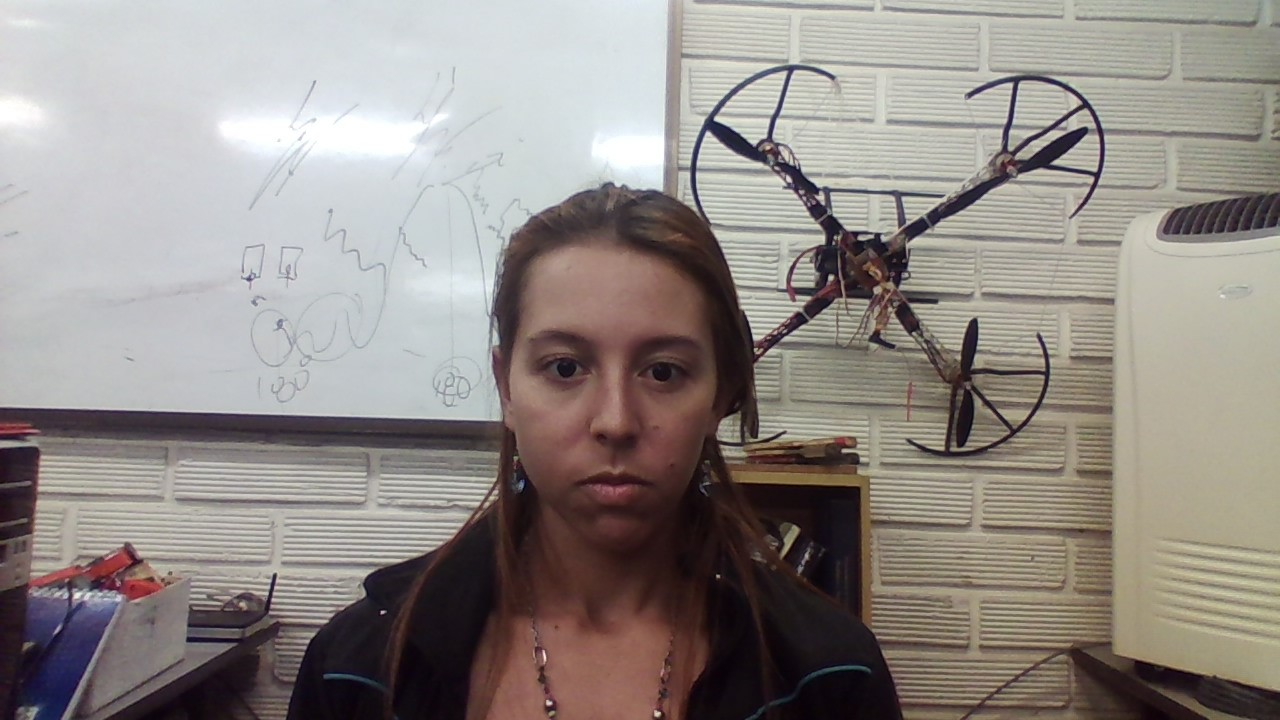
#> input picture Original/0.enojo2__paulat.jpg.jpg, 1280 x 720 px, found by its file name; its folder holds 4 pictures in this run
$ python cropper.py   (older library calls are emulated)
#> lines starting #> are read from the running program, lines starting #| are printed output that depends on the picture
import cv2
from datetime import datetime
import os

cascade_path = "/home/experimentality/openCV/opencv/data/haarcascades/"
cascade = "haarcascade_frontalface_alt.xml"
cropping_path = "/home/experimentality/Documents/Inteligencia/final_inteligencia/Cropped/"
original = "/home/experimentality/Documents/Inteligencia/final_inteligencia/Original/"
validator = "/home/experimentality/Documents/Inteligencia/final_inteligencia/Validation/"

face = cv2.CascadeClassifier(cascade_path + cascade)

settings = {
    'scaleFactor': 1.1,
    'minNeighbors': 3,
    # 'flags': cv2.cv.CV_HAAR_FIND_BIGGEST_OBJECT | cv2.cv.CV.HAAR_DO_ROUGH_SEARCH  # OpenCV 2
    'flags': cv2.CASCADE_FIND_BIGGEST_OBJECT | cv2.CASCADE_DO_ROUGH_SEARCH,  # OpenCV 3
    'minSize': (40, 40)
}


def crop_face(face, box, n, label):
    # Box = [x y w h]
    cropped = face[box[1]:box[1] + box[3], box[0]:box[0] + box[2]]  # First Y coords, then X coords.
    cropped = cv2.cvtColor(cropped,cv2.COLOR_BGR2HSV) #Convierto a HSV
    cropped = cv2.resize(cropped, (120, 120))

    crop_name = cropping_path + label + '.' + datetime.now().isoformat() + "_face_" + str(n) + ".png"
    cv2.imwrite(crop_name, cropped)


###########################################################

for imagePath in os.listdir(original): # Take original pics, detect faces and save croppings.
    # load the image and extract the class label (assuming that our
    # path as the format: /path/to/dataset/{class}.{image_num}.jpg
    image = cv2.imread(original + imagePath)
#> image is the input picture: shape (720, 1280, 3); mean B, G, R 134.6, 138.9, 145.7
    label = imagePath.split(os.path.sep)[-1].split(".")[0]

    detected = face.detectMultiScale(image, **settings)  # Returns list of rectangles in the image.
#> detected = [[483, 266, 258, 258]]

    print(detected)
#| [[483 266 258 258]]
    if len(detected):
        n = 1
        for faces in detected:
            crop_face(image, faces, n, label)

            n += 1
#> this loop made 1 pass
#> (faces, n) on pass 1: ([483, 266, 258, 258], 2)
#> pass 1, in crop_face, `cropped = face[box[1]:box[1] + box[3], box[0]:box[0] + box[2]]`:
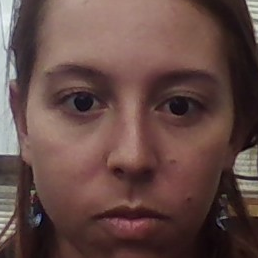
#> cropped: shape (258, 258, 3); mean B, G, R 69.4, 73.7, 100.1
#> after the loop, n = 2

    else:
        print('No faces found')
#> pass 2 of the loop `for imagePath in os.listdir(original):`:
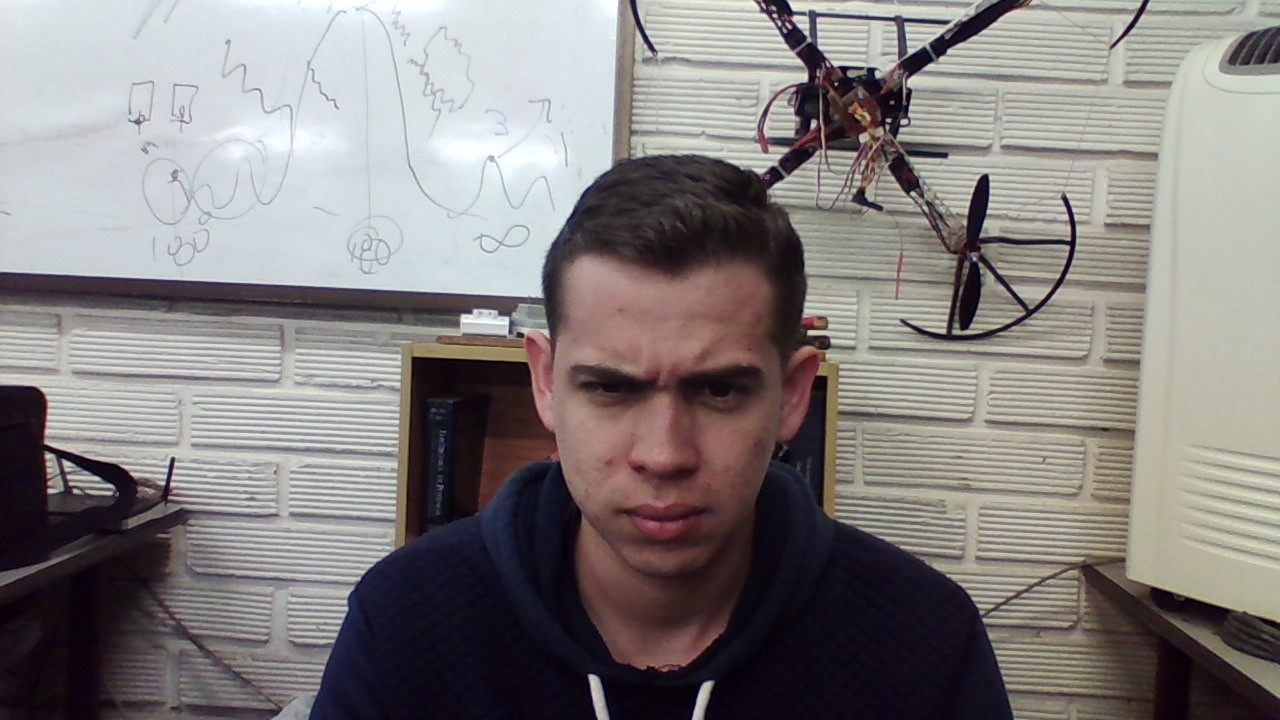
#> input picture Original/0.enojo2_faber.jpg.jpg, 1280 x 720 px, found by its file name
#> image is the input picture: shape (720, 1280, 3); mean B, G, R 126.7, 127.3, 132.1
#> detected = [[522, 284, 286, 286]]
#| [[522 284 286 286]]
#> the loop `for faces in detected:` made 1 pass
#> (faces, n) on pass 1: ([522, 284, 286, 286], 2)
#> pass 1, in crop_face (call 2), `cropped = face[box[1]:box[1] + box[3], box[0]:box[0] + box[2]]`:
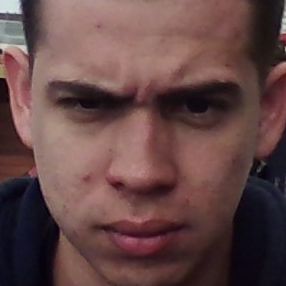
#> cropped: shape (286, 286, 3); mean B, G, R 70.6, 71.3, 100.3
#> after the loop `for faces in detected:`: n = 2
#> pass 3 of the loop `for imagePath in os.listdir(original):`:
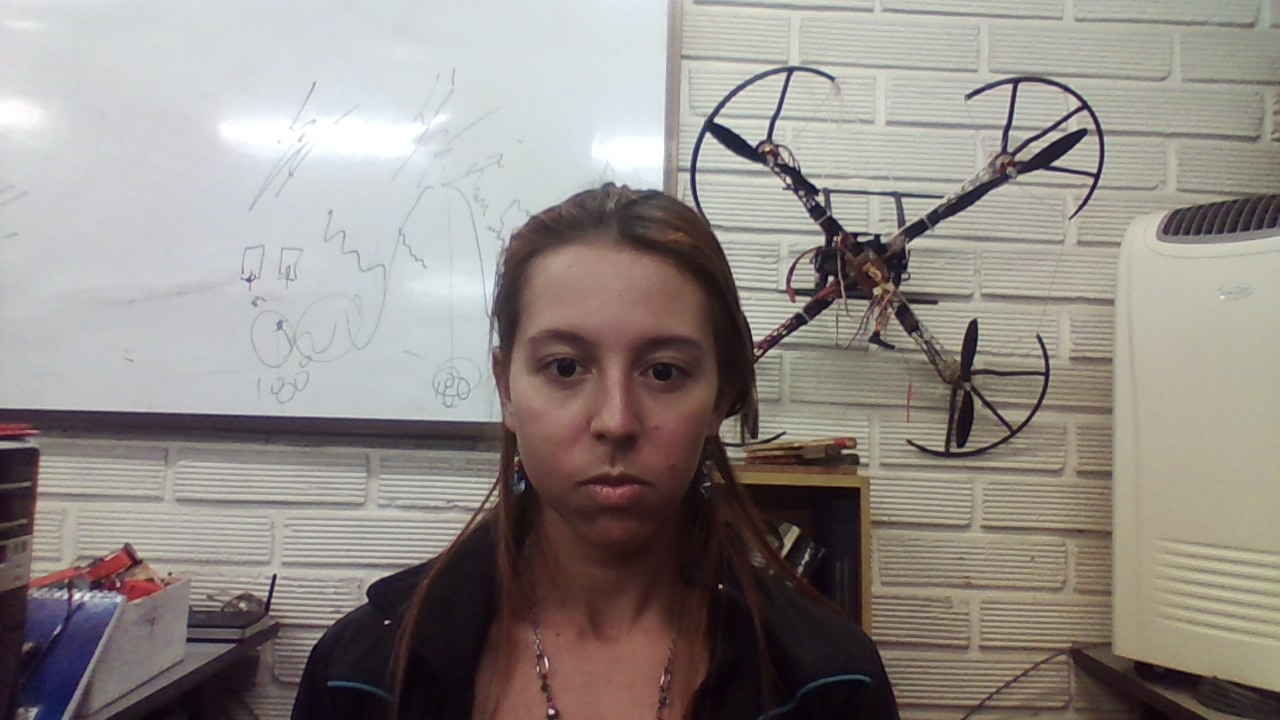
#> input picture Original/0.enojo3__paulat.jpg.jpg, 1280 x 720 px, found by its file name
#> image is the input picture: shape (720, 1280, 3); mean B, G, R 135, 139.2, 146.1
#> detected = [[485, 265, 261, 261]]
#| [[485 265 261 261]]
#> the loop `for faces in detected:` made 1 pass
#> (faces, n) on pass 1: ([485, 265, 261, 261], 2)
#> pass 1, in crop_face (call 3), `cropped = face[box[1]:box[1] + box[3], box[0]:box[0] + box[2]]`:
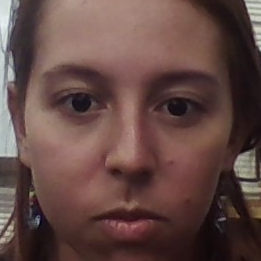
#> cropped: shape (261, 261, 3); mean B, G, R 68.6, 72.8, 99.2
#> after the loop `for faces in detected:`: n = 2
#> the loop made 4 passes; the first 3 are shown
